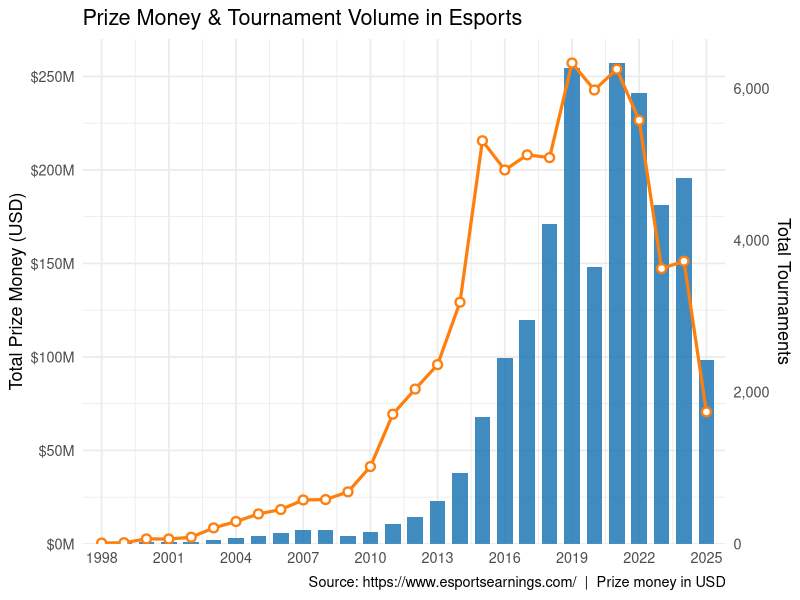
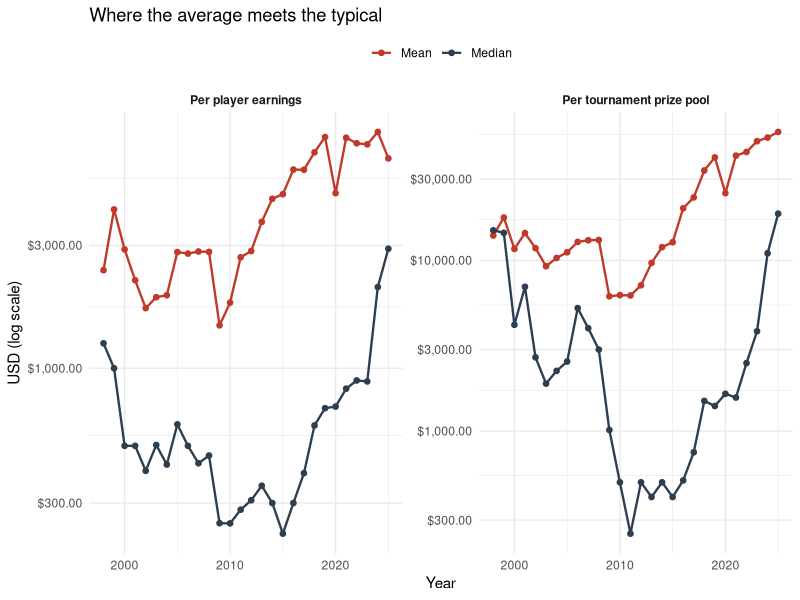
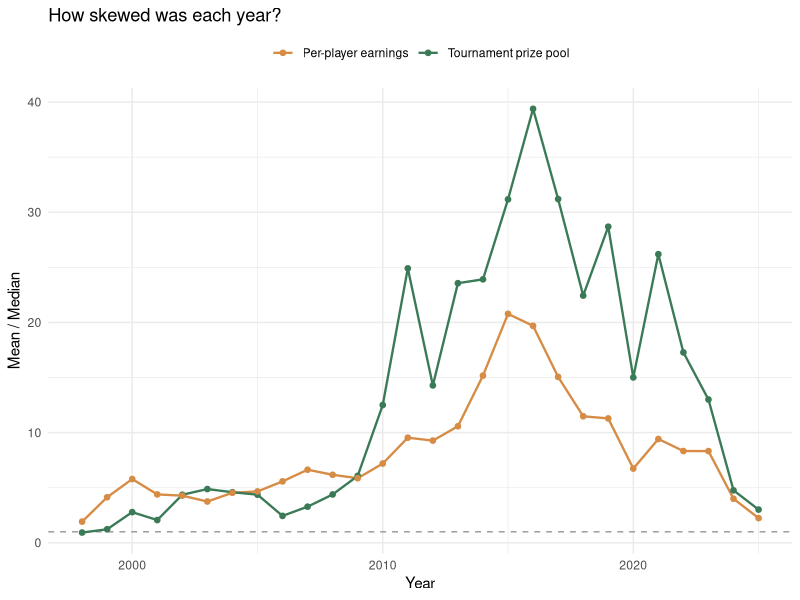
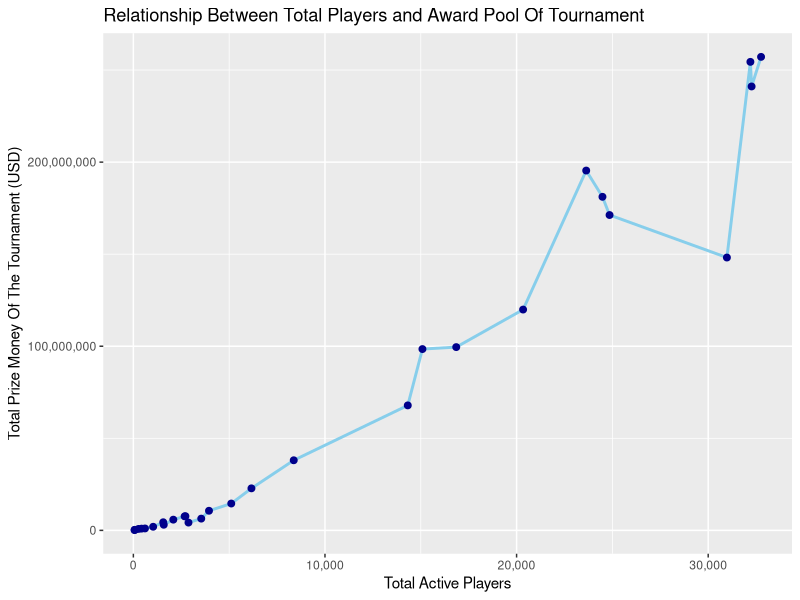
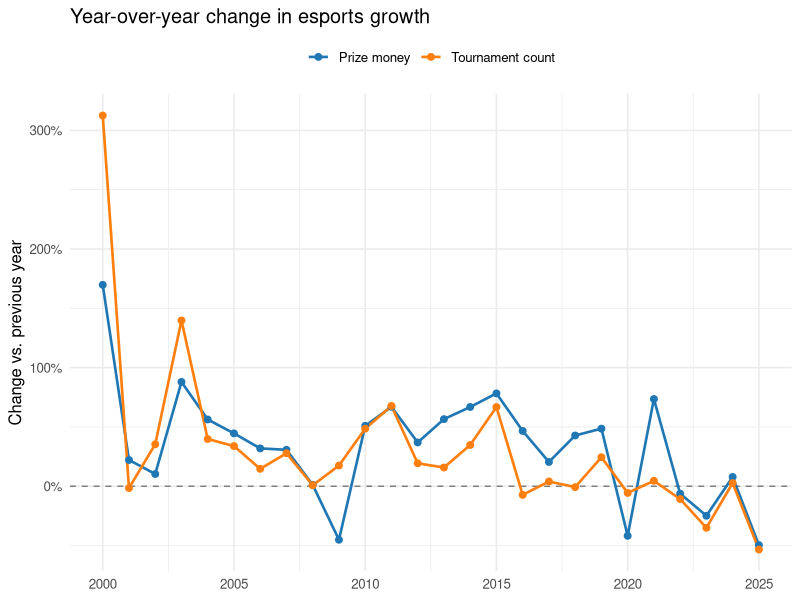

The R script that drew these images, in order:
## ---- chunk 1
#| label: setup
#| include: false

library(tidyverse)
library(scales)
library(knitr)
## ---- chunk 2
#| label: data-load
#| include: false

esports <- read_csv("Esports_Stats.csv", show_col_types = FALSE) |>
  rename(
    prize_money                  = `Total Prize Money`,
    total_tournaments            = `Total Tournaments`,
    total_active_players         = `Total Active Players`,
    mean_tournament_prize_pool   = `Mean Tournament Prize Pool`,
    mean_earnings_per_player     = `Mean Earnings/Player`,
    median_tournament_prize_pool = `Median Tournament Prize Pool`,
    median_earnings_per_player   = `Median Earnings/Player`
  )
## ---- chunk 3
#| label: tbl-vars
#| tbl-cap: "Variables in Esports_Stats.csv (1998-2025, 28 rows)."

tibble(
  Variable = c("year", "prize_money", "total_tournaments",
               "total_active_players",
               "mean_tournament_prize_pool",
               "median_tournament_prize_pool",
               "mean_earnings_per_player",
               "median_earnings_per_player"),
  Type = c("integer", "numeric (USD)", "integer", "integer",
           "numeric (USD)", "numeric (USD)",
           "numeric (USD)", "numeric (USD)"),
  Description = c(
    "Calendar year of the observation",
    "Sum of prize money awarded across all tracked tournaments that year",
    "Number of tracked tournaments held that year",
    "Players with at least one tracked tournament result that year",
    "Average prize pool across all tournaments that year",
    "Middle prize pool when tournaments are sorted by size",
    "Average winnings per active player that year",
    "Middle player's winnings when players are sorted by total earnings"
  )
) |>
  knitr::kable()
## ---- chunk 4
#| label: tbl-era-summary
#| tbl-cap: "Esports industry by era. Total prize money is summed within each era; the other columns are within-era averages."

esports |>
  mutate(era = case_when(
    year <= 2009 ~ "1. Early adoption (1998-2009)",
    year <= 2018 ~ "2. Rapid growth (2010-2018)",
    year <= 2022 ~ "3. Peak (2019-2022)",
    TRUE         ~ "4. Contraction (2023-2025)"
  )) |>
  group_by(era) |>
  summarize(
    total_prize_usd = round(sum(prize_money)),
    avg_tournaments = round(mean(total_tournaments)),
    avg_players     = round(mean(total_active_players)),
    avg_mm_ratio    = round(mean(mean_tournament_prize_pool /
                                 median_tournament_prize_pool), 1),
    .groups = "drop"
  ) |>
  knitr::kable(
    col.names = c("Era", "Total prize money (USD)",
                  "Avg tournaments / yr", "Avg active players / yr",
                  "Mean / median ratio"),
    format.args = list(big.mark = ",")
  )
## ---- chunk 5
#| label: fig-PrizeMoney-Tournaments
#| fig-cap: "Annual esports prize money (bars, left axis) and total tournaments held (line, right axis) from 1998 to 2025. Prize money values have been scaled to millions of USD for readability."
#| fig-alt: "Bar and line chart of total esports prize money and tournament count from 1998 to 2025. Both rise together until 2019, after which the tournament count drops sharply while prize money stays elevated through 2021, then falls."

df <- esports |>
  select(year, prize_money, total_tournaments)

scale_factor <- max(df$prize_money) / max(df$total_tournaments)

col_prize <- "#1f77b4"   # prize money
col_tourn <- "#ff7f0e"   # tournament count

p <- ggplot(df, aes(x = year)) +

  geom_col(
    aes(y = prize_money),
    fill  = col_prize,
    alpha = 0.85,
    width = 0.7
  ) +
  geom_line(
    aes(y = total_tournaments * scale_factor),
    color     = col_tourn,
    linewidth = 1.1
  ) +
  geom_point(
    aes(y = total_tournaments * scale_factor),
    color = col_tourn,
    size  = 2.2,
    shape = 21,
    fill  = "white",
    stroke = 1.2
  ) +
  
  # Dual y-axes
  scale_y_continuous(
    name   = "Total Prize Money (USD)",
    labels = function(x) paste0("$", x / 1e6, "M"),
    expand = expansion(mult = c(0, 0.05)),
    sec.axis = sec_axis(
      transform = ~ . / scale_factor,
      name      = "Total Tournaments",
      labels    = function(x) formatC(x, format = "d", big.mark = ",")
    )
  ) +
  scale_x_continuous(
    breaks = seq(1998, 2025, by = 3),
    expand = expansion(add = 0.5)
  ) +

  theme_minimal(base_size = 13) +
  
  labs(
    title    = "Prize Money & Tournament Volume in Esports",
    x        = NULL,
    caption  = "Source: https://www.esportsearnings.com/  |  Prize money in USD"
  )
p

## ---- chunk 6
#| label: fig-MeanVsMedian
#| fig-cap: "Mean and median over time, on a log scale. Left: prize pool per tournament. Right: earnings per active player."
#| fig-alt: "Two-panel line chart on a log scale. The left panel plots the mean and median tournament prize pool by year; the right panel plots the mean and median earnings per player. The mean stays well above the median in both panels until around 2022, after which the two lines converge."
#| fig-pos: H
#| fig-width: 9
#| fig-height: 4.2

mvm_long <- esports |>
  select(year,
         mean_tournament_prize_pool, median_tournament_prize_pool,
         mean_earnings_per_player, median_earnings_per_player) |>
  pivot_longer(-year, names_to = "metric", values_to = "value") |>
  mutate(
    panel = if_else(str_detect(metric, "tournament"),
                    "Per tournament prize pool",
                    "Per player earnings"),
    center_type = if_else(str_detect(metric, "^mean"), "Mean", "Median")
  )

ggplot(mvm_long, aes(x = year, y = value, color = center_type)) +
  geom_line(linewidth = 0.8) +
  geom_point(size = 1.6) +
  facet_wrap(~ panel, scales = "free_y") +
  scale_y_log10(labels = dollar) +
  scale_color_manual(values = c("Mean" = "#c0392b", "Median" = "#2c3e50")) +
  labs(
    title = "Where the average meets the typical",
    x = "Year", y = "USD (log scale)", color = NULL
  ) +
  theme_minimal(base_size = 11) +
  theme(legend.position = "top",
        strip.text = element_text(face = "bold"))
## ---- chunk 7
#| label: fig-MMratio
#| fig-cap: "Ratio of mean to median over time. A value of 1 (dashed line) would mean a perfectly balanced distribution; everything above it is right-skew."
#| fig-alt: "Line chart showing the ratio of mean to median for tournament prize pools and per-player earnings. The tournament line peaks above 30 in the late 2010s and crashes to about 3 by 2025. The player-earnings line stays between 3 and 15 throughout."
#| fig-pos: H
#| fig-width: 9
#| fig-height: 3.5

ratio_long <- esports |>
  transmute(
    year,
    `Tournament prize pool` =
      mean_tournament_prize_pool / median_tournament_prize_pool,
    `Per-player earnings`   =
      mean_earnings_per_player / median_earnings_per_player
  ) |>
  pivot_longer(-year, names_to = "metric", values_to = "ratio")

ggplot(ratio_long, aes(x = year, y = ratio, color = metric)) +
  geom_hline(yintercept = 1, linetype = "dashed", color = "grey60") +
  geom_line(linewidth = 0.8) +
  geom_point(size = 1.6) +
  scale_color_manual(values = c("Tournament prize pool" = "#3b7a57",
                                "Per-player earnings"   = "#d68c45")) +
  labs(
    title = "How skewed was each year?",
    x = "Year", y = "Mean / Median", color = NULL
  ) +
  theme_minimal(base_size = 11) +
  theme(legend.position = "top")
## ---- chunk 8
#| label: fig-PlayersAndPrice
#| fig-cap: "Relationship Between Total Players and Award Pool Of Tournament"
#| fig-alt: "Line-and-point chart of total prize money against the number of active players, with each point representing one year. The path rises steeply, then loops back on itself in the early 2020s before dropping again."
#| fig-pos: H
#| fig-width: 9
#| fig-height: 4.5

ggplot(esports, aes(x = total_active_players, y = prize_money)) +
  geom_line(color = "skyblue", linewidth = 1) +
  geom_point(color = "darkblue", size = 2) +
  scale_x_continuous(labels = comma) +
  scale_y_continuous(labels = comma) +
  labs(
    title = "Relationship Between Total Players and Award Pool Of Tournament",
    x = "Total Active Players",
    y = "Total Prize Money Of The Tournament (USD)"
  )
## ---- chunk 9
#| label: fig-yoy-growth
#| fig-cap: "Year-over-year percent change in total prize money and tournament count, 2000-2025. Values above the dashed line indicate growth from the previous year; values below indicate contraction."
#| fig-alt: "Two lines showing the year-over-year percent change in prize money and tournament count from 2000 to 2025. Both drop sharply in 2020, recover unevenly in 2021, and turn negative again from 2023 onward."
#| fig-pos: H
#| fig-width: 9
#| fig-height: 4

esports |>
  arrange(year) |>
  mutate(
    prize_yoy = (prize_money - lag(prize_money)) /
                  lag(prize_money) * 100,
    tourn_yoy = (total_tournaments - lag(total_tournaments)) /
                  lag(total_tournaments) * 100
  ) |>
  filter(year >= 2000) |>
  pivot_longer(c(prize_yoy, tourn_yoy),
               names_to = "metric", values_to = "yoy_pct") |>
  mutate(metric = recode(metric,
                         prize_yoy = "Prize money",
                         tourn_yoy = "Tournament count")) |>
  ggplot(aes(x = year, y = yoy_pct, color = metric)) +
  geom_hline(yintercept = 0, linetype = "dashed", color = "grey50") +
  geom_line(linewidth = 0.9) +
  geom_point(size = 2) +
  scale_color_manual(values = c("Prize money"      = "#1f77b4",
                                "Tournament count" = "#ff7f0e")) +
  scale_y_continuous(labels = function(x) paste0(x, "%")) +
  scale_x_continuous(breaks = seq(2000, 2025, by = 5)) +
  labs(
    title = "Year-over-year change in esports growth",
    x = NULL, y = "Change vs. previous year", color = NULL
  ) +
  theme_minimal(base_size = 12) +
  theme(legend.position = "top")
## ---- chunk 10
#| label: session-info
#| echo: true

sessionInfo()
